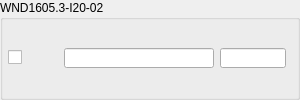
             <widget class="QGroupBox" name="groupBox_id_window_7">
              <property name="maximumSize">
               <size>
                <width>300</width>
                <height>16777215</height>
               </size>
              </property>
              <property name="title">
               <string>WND1605.3-I20-02</string>
              </property>
              <layout class="QHBoxLayout" name="horizontalLayout_46">
               <property name="leftMargin">
                <number>5</number>
               </property>
               <property name="topMargin">
                <number>0</number>
               </property>
               <property name="bottomMargin">
                <number>0</number>
               </property>
               <item>
                <layout class="QHBoxLayout" name="horizontalLayout_45">
                 <item>
                  <layout class="QGridLayout" name="gridLayout_id_10">
                   <item row="0" column="1">
                    <widget class="QLineEdit" name="lineEdit_id_mat_w7">
                     <property name="minimumSize">
                      <size>
                       <width>150</width>
                       <height>0</height>
                      </size>
                     </property>
                     <property name="maximumSize">
                      <size>
                       <width>150</width>
                       <height>20</height>
                      </size>
                     </property>
                    </widget>
                   </item>
                   <item row="0" column="0">
                    <widget class="QCheckBox" name="checkBox_id_w7">
                     <property name="minimumSize">
                      <size>
                       <width>50</width>
                       <height>0</height>
                      </size>
                     </property>
                     <property name="maximumSize">
                      <size>
                       <width>50</width>
                       <height>16777215</height>
                      </size>
                     </property>
                     <property name="text">
                      <string/>
                     </property>
                    </widget>
                   </item>
                   <item row="0" column="2">
                    <widget class="QLineEdit" name="lineEdit_id_thk_w7">
                     <property name="maximumSize">
                      <size>
                       <width>16777215</width>
                       <height>20</height>
                      </size>
                     </property>
                    </widget>
                   </item>
                  </layout>
                 </item>
                </layout>
               </item>
              </layout>
             </widget>
